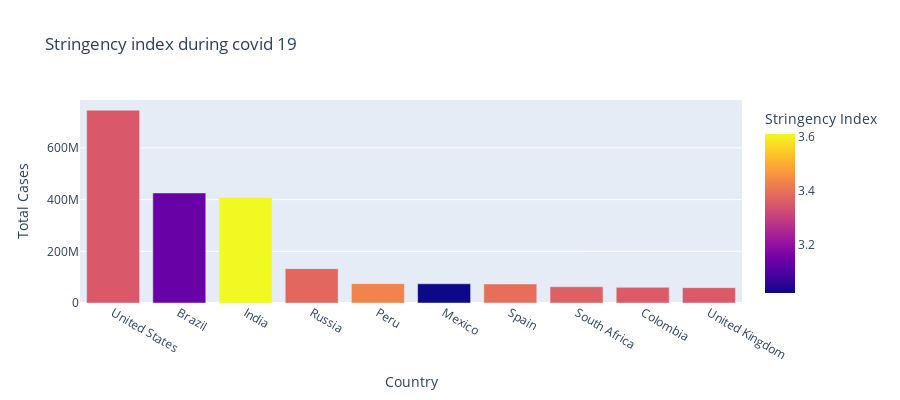

Notebook code cell kept with this figure:
### Markdown cell above
## Stringency Index during covid 19

### Code cell
fig=px.bar(data,x='Country',y='Total Cases',hover_data=['Population','Total Deaths'],color='Stringency Index',height=400, title='Stringency index during covid 19')
fig.show()

### Figure 1 — Plotly figure (JSON) as saved in the notebook; plotly's stock layout.template omitted (floating-point values rounded to 4 significant figures)
{"data": [{"alignmentgroup": "True", "customdata": [[19.62, 26477574], [19.17, 14340567], [21.05, 7247327], [18.8, 2131571], [17.31, 3020038], [18.67, 7295850], [17.66, 5510624], [17.9, 1357682], [17.75, 1936134], [18.03, 7249573]], "hovertemplate": "Country=%{x}<br>Total Cases=%{y}<br>Population=%{customdata[0]}<br>Total Deaths=%{customdata[1]}<br>Stringency Index=%{marker.color}<extra></extra>", "legendgroup": "", "marker": {"color": [3.351, 3.136, 3.611, 3.38, 3.43, 3.019, 3.394, 3.364, 3.358, 3.354], "coloraxis": "coloraxis", "pattern": {"shape": ""}}, "name": "", "offsetgroup": "", "orientation": "v", "showlegend": false, "textposition": "auto", "type": "bar", "x": ["United States", "Brazil", "India", "Russia", "Peru", "Mexico", "Spain", "South Africa", "Colombia", "United Kingdom"], "xaxis": "x", "y": [746014098, 425704517, 407771615, 132888951, 74882695, 74347548, 73717676, 63027659, 60543682, 59475032], "yaxis": "y"}], "layout": {"barmode": "relative", "coloraxis": {"colorbar": {"title": {"text": "Stringency Index"}}, "colorscale": [[0, "#0d0887"], [0.1111, "#46039f"], [0.2222, "#7201a8"], [0.3333, "#9c179e"], [0.4444, "#bd3786"], [0.5556, "#d8576b"], [0.6667, "#ed7953"], [0.7778, "#fb9f3a"], [0.8889, "#fdca26"], [1, "#f0f921"]]}, "height": 400, "legend": {"tracegroupgap": 0}, "title": {"text": "Stringency index during covid 19"}, "xaxis": {"anchor": "y", "domain": [0, 1], "title": {"text": "Country"}}, "yaxis": {"anchor": "x", "domain": [0, 1], "title": {"text": "Total Cases"}}}}
